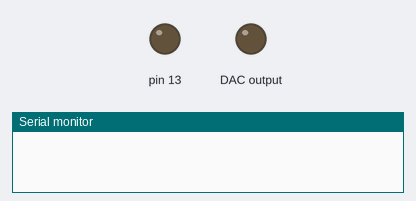
A sketch run on a simulated Arduino Uno, built with avr-gcc and run on an emulated ATmega328P. On the bench: output pins drawn as LEDs (lit = HIGH), the last lines printed to the serial monitor. Wiring (inferred from the names in the program): MCP4725 DAC at I2C address 0x60. Dashed ring = blinking. Pins used as bus, display or sensor lines are not drawn.

Above: at 0.1 s.
At 5.15 s:
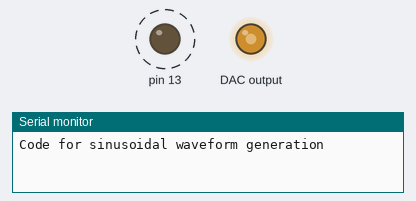
Timing chart, 0 to 9.0 s (numbered marks = the images above):
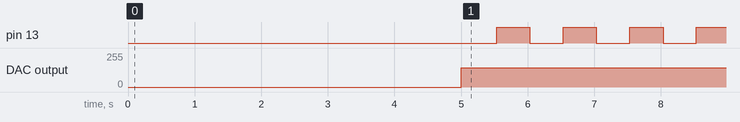

Measured:
- by itself, pin 13: alternates HIGH for 0.50 s and LOW for 0.50 s

The sketch:

MCP4725_Sinewave_ver4.ino
```cpp
// ========================================================================================
// MCP4725 - Sine wave generator - VERSION 4 - TWI Direct Register Access
// UNVERSIDADE FEDERAL DE UBERLÂNDIA - Faculdade de Engenharia Elétrica
// Subject: DSP-EPS - Prof. Ernane A. A. Coelho - http://lattes.cnpq.br/9183492978798433
// Code to generate a sinusoidal waveform using the D/A converter i2c MCP4725
// Lab System -> Arduino UNO plus MCP4725A0 Module
//   -> Sample rate: 2kHz -> timer 1 overflow interrupt
//   -> the waveform data points are calculated in real time (12-bit samples)
// ========================================================================================

#include <math.h>
#include <Wire.h>
#define MCP4725_Address 0x60

float vsin,delta_t,phase,w,fsample; //variables to calculate the waveform
unsigned int int_counter;
int sample,error,TWI_status;

// =================== SETUP ==============================================================
void setup(){
  Serial.begin(115200);
  PORTB = 0x00; //reset PORTB output data
  DDRB |= 0x21; //0010 0001 -> set PB5 (Onboad LED) and PB0 to output
  delay(5000);
  Serial.println("Code for sinusoidal waveform generation");

  // initializations
  w=2*PI*50;// fundamental angular frequency 50Hz, PI=internal Arduino IDE constant
  phase=0;           // start phase at 0 rad
  delta_t=1/2000.0f; // sample period
  int_counter=0;     // start timer1 interrupt counter
  error=0;

  Config_Master_I2C(); //Set TWI (Two-Wire Interface) to master

  Timer1_Init();   //Config Timer1: Fast-PWM Mode, 2kHz
}

// =================== LOOP ===============================================================
void loop(){
  if(error!=0)
    {
     TWI_status=TWSR & 0xF8; // mask the prescaler bits and get status
     Serial.println("Error in MCP4725 writing!");
     Serial.print("TWI Status= ");
     Serial.println(TWI_status);
     delay(1000);
    }
  asm("NOP");  //no more tasks, wave is generated by ISR
}

// ========================================================================================
// ========== Interrupt Service Routine of Timer1 Overflow ================================
ISR(TIMER1_OVF_vect)
{
 PINB |=0x01;    //toggle PB0 - used to measure the duration of ISR (real time check)
 phase=phase+w*delta_t; //time integral of w
 if(phase > TWO_PI) phase=phase-TWO_PI; //anti-windup, TWO_PI=internal Arduino IDE constant
 vsin=0.9*sin(phase);  //restrict the amplitude so as not to saturate the D/A converter
 fsample=(vsin*2047.0f) + 2048; //adjust the sample to the range of the D/A converter
 sample=(int)fsample; //convert float sample to int

 DA_Fast_Write(sample); //send sample to MCP4725

 int_counter++;
 if (int_counter>=1000)
    {
     int_counter=0;
     PINB |=0x20; //blink Onboard LED at 1Hz
    }
 PINB |=0x01;    //toggle PB0 - used to measure the duration of ISR (real time check)
}

// ========================================================================================
// ================  Timer1 Initialization ================================================
void Timer1_Init(void)
{
 //------------------------------------------------------------
 //TCCR1A - Timer/Counter1 Control Register A
 //Bit        7      6      5      4     3     2     1      0
 //(0x80) COM1A1 COM1A0 COM1B1 COM1B0    –     –  WGM11  WGM10
 //Init. Val. 0      0      0      0     0     0     0      0
 //This code  0      0      0      0     0     0     1      1   -> Normal port operation, OC1A/OC1B disconnected.
 //------------------------------------------------------------ -> Waveform generation Mode=15 Fast PWM
 TCCR1A=0x03;  //                                               -> WGM=15 -> WGM11:WGM10=11
 //------------------------------------------------------------
 //TCCR1B – Timer/Counter1 Control Register B
 //Bit       7     6     5     4     3     2     1     0
 //(0x81) ICNC1 ICES1    –  WGM13 WGM12  CS12  CS11  CS10
 //Init. Val. 0      0   0    0     0     0     0      0
 //This code  0      0   0    1     1     0     1      0        -> Waveform generation Mode=15 WGM=15
 //------------------------------------------------------------ ->  WGM13:WGM12=11; clk_timer=clk_cpu/2=2MHz
 TCCR1B=0x1A;

 //->Timer Cycle = Timer_CLK/(1000 steps)=2MHz/1000=2kHz (sample rate)
 //-> 1000 steps in counting up -> TOP=999
 OCR1A=999;

 //------------------------------------------------------------
 //TIMSK1 – Timer/Counter1 Interrupt Mask Register
 //Bit        7    6    5    4    3      2      1     0
 //(0x6F)     –    – ICIE1   –    –  OCIE1B OCIE1A  TOIE1
 //Read/Write R    R   R/W   R    R     R/W    R/W   R/W
 //Init. Val. 0    0    0    0    0      0      0     0
 //This code  0    0    0    0    0      0      0     1       -> enable Timer1 overflow interrupt
 //------------------------------------------------------------
 TIMSK1=0x01;  //enable Timer1 overflow interrupt
}

// ========================================================================================
// ==============  Set TWI (Two-Wire Interface) to master =================================
void Config_Master_I2C(void)
{
//  SCL frequency = CPU Clock frequency/(16 + 2*prescaler*divider)
//  SCL frequency = 16MHz/(16 + 2*1*12)= 400kHz ===> prescaler=1; divider=12
//-----------------------------------------------------------------------
//TWBR – TWI Bit Rate Register
//           Bit   7      6      5      4      3      2      1      0
//   (0xB8)     |TWBR7 |TWBR6 |TWBR5 |TWBR4 |TWBR3 |TWBR2 |TWBR1 |TWBR0 |
//Initial Value    0      0      0      0      0      0      0      0
//This code        0      0      0      0      1      1      0      0    ->divider=12
//-----------------------------------------------------------------------
TWBR=12;

//--------------------------------------------------------------
//TWSR – TWI Status Register
//       Bit   7     6     5     4     3     2      1      0
//  (0xB9)  |TWS7 |TWS6 |TWS5 |TWS4 |TWS3 |  –   |TWPS1 |TWPS0 |  -> Bits 7-3: Status -> somente leitura
//Read/Write   R     R     R     R     R     R     R/W    R/W     -> Bits 1-0:TWPS1-TWPS0 =00 -> Prescaler value=1
//Init. Value  1     1     1     1     1     0      0       0
//-------------------------------------------------------------
TWSR=0; //Note that only bits 0 and 1 support the write operation

//--------------------------------------------------------------  -> Bit 7 – TWINT: TWI Interrupt Flag
//TWCR – TWI Control Register                                     -> Bit 6 – TWEA: TWI Enable Acknowledge Bit
//       Bit   7      6     5      4      3     2     1      0    -> Bit 5 – TWSTA: TWI START Condition Bit
//  (0xBC)  |TWINT |TWEA |TWSTA |TWSTO |TWWC |TWEN |  –  | TWIE | -> Bit 4 – TWSTO: TWI STOP Condition Bit
//Read/Write  R/W    R/W   R/W    R/W     R    R/W    R     R/W   -> Bit 3 – TWWC: TWI Write Collision Flag
//Init. Value  0      0     0      0   |  0     0     0      0    -> Bit 2 – TWEN: TWI Enable Bit
//                                                                -> Bit 1 – Res: Reserved Bit
//--------------------------------------------------------------  -> Bit 0 – TWIE: TWI Interrupt Enable
 TWCR = 0x04 ; //0000 0100 - TWI Enable (enable Two-Wire Interface)
}

// ========================================================================================
// ==============  Write 12-bits sample into MCP4725 ======================================
int DA_Fast_Write(int sample)
{
//MCP4725 -> Fast Mode Write Command => MCP4725 Datasheet, pag 24, Fig.6-1
//1st byte (Device Addressing)   |    2nd byte                     |  3rd byte                |
//1 1 0 0       A2 A1 A0   0     |   C2 C1 PD1 PD0 D11 D10 D9 D8   |  D7 D6 D5 D4 D3 D2 D1 D0 |
//Devide code   Address   R/W    |                |D11-D0 = 12-bit data                       |
//                               |         PD1-PD0=00 Power Down = Normal Mode
//                               |   C2-C1=00 Fast Mode command

 sample &= 0x0FFF;                   //saturation - only in case the argument > 4095
 uint8_t LSB = (uint8_t)sample;      //get LSB of data
 uint8_t MSB = (uint8_t)(sample>>8); //get MSB of data - in this case D7-D4=0000 => Power Down Normal Mode and Fast Mode command

//--------------------------------------------------------------  -> Bit 7 – TWINT: TWI Interrupt Flag
//TWCR – TWI Control Register                                     -> Bit 6 – TWEA: TWI Enable Acknowledge Bit
//       Bit   7      6     5      4      3     2     1      0    -> Bit 5 – TWSTA: TWI START Condition Bit
//  (0xBC)  |TWINT |TWEA |TWSTA |TWSTO |TWWC |TWEN |  –  | TWIE | -> Bit 4 – TWSTO: TWI STOP Condition Bit
//Read/Write  R/W    R/W   R/W    R/W     R    R/W    R     R/W   -> Bit 3 – TWWC: TWI Write Collision Flag
//Init. Value  0      0     0      0   |  0     0     0      0    -> Bit 2 – TWEN: TWI Enable Bit
//                                                                -> Bit 1 – Res: Reserved Bit
//--------------------------------------------------------------  -> Bit 0 – TWIE: TWI Interrupt Enable
 TWCR |= 0xA0 ; //1010 0000 - reset flag TWINT (writing a logic one),set TWI START Condition Bit, keep TWI Enabled
 while (!(TWCR & 0x80)); // wait for flag TWINT=1 -> the START condition has been transmitted
 if ((TWSR & 0xF8) != 0x08) return 1; // mask the prescaler bits and verify status (see Table 21-2, pag. 183, Atmega328P Datasheet)
 TWCR &= 0x5F ; //0101 1111 - TWSTA must be cleared by software when the START condition has been transmitted, keep TWI Enabled
                // Writing one to bit-7 will reset TWINT, starting a new cycle, keep TWINT = 1 writing zero

 TWDR = MCP4725_Address<<1; // SLA+W==> Slave address plus write bit(0) command
                            // MCP4725 Datasheet, pag 24, Fig.6-1 ==> Módulo 4725A0 A2.A1.A0=000 -> Address:0x60;
 TWCR |= 0x80;              // Reset bit-8 writing a logic one, TWINT on TWCR  to start transmission of address
 while (!(TWCR & 0x80));    // wait for flag TWINT=1 -> SLA+W has been transmitted
 if ((TWSR & 0xF8) != 0x18) return 2; // mask the prescaler bits and verify the status (see Table 21-2, pag. 183, Atmega328P Datasheet)

 TWDR = MSB;   //load MSB data do TWDR
 TWCR |=0x80;  //Reset bit-8 writing a logic one, TWINT on TWCR  to start transmission of data
 while (!(TWCR & 0x80)); // wait for flag TWINT=1 -> MSB has been transmitted
 if ((TWSR & 0xF8) != 0x28) return 3; // mask the prescaler bits and verify the status (see Table 21-2, pag. 183, Atmega328P Datasheet)

 TWDR = LSB;    //load LSB data do TWDR
 TWCR |= 0x80;  //Reset bit-8 writing a logic one, TWINT on TWCR  to start transmission of data
 while (!(TWCR & 0x80)); // wait for flag TWINT=1 -> LSB has been transmitted
 if ((TWSR & 0xF8) != 0x28) return 4; // mask the prescaler bits and verify the status (see Table 21-2, pag. 183, Atmega328P Datasheet)

 TWCR |=0x90; //1001 0000 - reset flag TWINT (writing one), set TWI STOP Condition Bit
              //When the STOP condition is executed on the bus, the TWSTO bit is cleared automatically
              //Note that TWINT is NOT set after a STOP condition has been sent.
 return 0;
}
```
